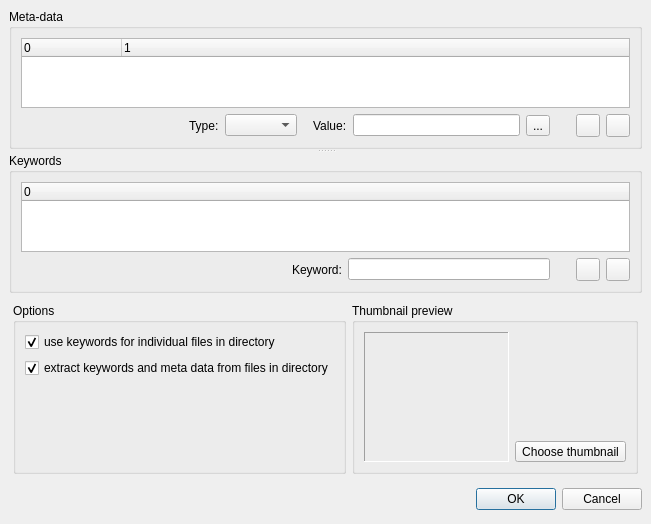
<ui version="4.0" >
 <class>dlgUpload</class>
 <widget class="QDialog" name="dlgUpload" >
  <property name="geometry" >
   <rect>
    <x>0</x>
    <y>0</y>
    <width>651</width>
    <height>519</height>
   </rect>
  </property>
  <property name="windowTitle" >
   <string>Edit file information</string>
  </property>
  <property name="windowIcon" >
   <iconset resource="../../../pixmaps/pixmaps.qrc" >:/pixmaps/document-properties.png</iconset>
  </property>
  <layout class="QVBoxLayout" >
   <property name="margin" >
    <number>9</number>
   </property>
   <property name="spacing" >
    <number>6</number>
   </property>
   <item>
    <widget class="QSplitter" name="splitter" >
     <property name="orientation" >
      <enum>Qt::Vertical</enum>
     </property>
     <widget class="QGroupBox" name="groupBox" >
      <property name="title" >
       <string>Meta-data</string>
      </property>
      <layout class="QVBoxLayout" >
       <property name="margin" >
        <number>9</number>
       </property>
       <property name="spacing" >
        <number>6</number>
       </property>
       <item>
        <widget class="QTreeWidget" name="treeMeta" >
         <property name="alternatingRowColors" >
          <bool>true</bool>
         </property>
         <property name="rootIsDecorated" >
          <bool>false</bool>
         </property>
         <property name="itemsExpandable" >
          <bool>false</bool>
         </property>
         <property name="columnCount" >
          <number>2</number>
         </property>
         <column>
          <property name="text" >
           <string>0</string>
          </property>
         </column>
         <column>
          <property name="text" >
           <string>1</string>
          </property>
         </column>
        </widget>
       </item>
       <item>
        <layout class="QHBoxLayout" >
         <property name="margin" >
          <number>0</number>
         </property>
         <property name="spacing" >
          <number>6</number>
         </property>
         <item>
          <spacer>
           <property name="orientation" >
            <enum>Qt::Horizontal</enum>
           </property>
           <property name="sizeHint" >
            <size>
             <width>70</width>
             <height>20</height>
            </size>
           </property>
          </spacer>
         </item>
         <item>
          <widget class="QLabel" name="label" >
           <property name="text" >
            <string>Type:</string>
           </property>
          </widget>
         </item>
         <item>
          <widget class="QComboBox" name="cmbType" />
         </item>
         <item>
          <spacer>
           <property name="orientation" >
            <enum>Qt::Horizontal</enum>
           </property>
           <property name="sizeType" >
            <enum>QSizePolicy::Fixed</enum>
           </property>
           <property name="sizeHint" >
            <size>
             <width>10</width>
             <height>20</height>
            </size>
           </property>
          </spacer>
         </item>
         <item>
          <widget class="QLabel" name="label_2" >
           <property name="text" >
            <string>Value:</string>
           </property>
          </widget>
         </item>
         <item>
          <widget class="QLineEdit" name="editValue" />
         </item>
         <item>
          <widget class="QToolButton" name="pbLongMetaVal" >
           <property name="text" >
            <string>...</string>
           </property>
          </widget>
         </item>
         <item>
          <spacer>
           <property name="orientation" >
            <enum>Qt::Horizontal</enum>
           </property>
           <property name="sizeType" >
            <enum>QSizePolicy::Fixed</enum>
           </property>
           <property name="sizeHint" >
            <size>
             <width>20</width>
             <height>20</height>
            </size>
           </property>
          </spacer>
         </item>
         <item>
          <widget class="QToolButton" name="pbAddMeta" >
           <property name="text" >
            <string/>
           </property>
           <property name="icon" >
            <iconset resource="../../../pixmaps/pixmaps.qrc" >:/pixmaps/list-add.png</iconset>
           </property>
          </widget>
         </item>
         <item>
          <widget class="QToolButton" name="pbRemoveMeta" >
           <property name="text" >
            <string/>
           </property>
           <property name="icon" >
            <iconset resource="../../../pixmaps/pixmaps.qrc" >:/pixmaps/list-remove.png</iconset>
           </property>
          </widget>
         </item>
        </layout>
       </item>
      </layout>
     </widget>
     <widget class="QGroupBox" name="groupBox_2" >
      <property name="title" >
       <string>Keywords</string>
      </property>
      <layout class="QVBoxLayout" >
       <property name="margin" >
        <number>9</number>
       </property>
       <property name="spacing" >
        <number>6</number>
       </property>
       <item>
        <widget class="QTreeWidget" name="treeKeywords" >
         <property name="alternatingRowColors" >
          <bool>true</bool>
         </property>
         <property name="rootIsDecorated" >
          <bool>false</bool>
         </property>
         <property name="itemsExpandable" >
          <bool>false</bool>
         </property>
         <property name="columnCount" >
          <number>1</number>
         </property>
         <column>
          <property name="text" >
           <string>0</string>
          </property>
         </column>
        </widget>
       </item>
       <item>
        <layout class="QHBoxLayout" >
         <property name="margin" >
          <number>0</number>
         </property>
         <property name="spacing" >
          <number>6</number>
         </property>
         <item>
          <spacer>
           <property name="orientation" >
            <enum>Qt::Horizontal</enum>
           </property>
           <property name="sizeHint" >
            <size>
             <width>40</width>
             <height>20</height>
            </size>
           </property>
          </spacer>
         </item>
         <item>
          <spacer>
           <property name="orientation" >
            <enum>Qt::Horizontal</enum>
           </property>
           <property name="sizeType" >
            <enum>QSizePolicy::Fixed</enum>
           </property>
           <property name="sizeHint" >
            <size>
             <width>68</width>
             <height>20</height>
            </size>
           </property>
          </spacer>
         </item>
         <item>
          <widget class="QLabel" name="label_3" >
           <property name="text" >
            <string>Keyword:</string>
           </property>
          </widget>
         </item>
         <item>
          <widget class="QLineEdit" name="editKeyword" />
         </item>
         <item>
          <spacer>
           <property name="orientation" >
            <enum>Qt::Horizontal</enum>
           </property>
           <property name="sizeType" >
            <enum>QSizePolicy::Fixed</enum>
           </property>
           <property name="sizeHint" >
            <size>
             <width>20</width>
             <height>20</height>
            </size>
           </property>
          </spacer>
         </item>
         <item>
          <widget class="QToolButton" name="pbAddKeyword" >
           <property name="text" >
            <string/>
           </property>
           <property name="icon" >
            <iconset resource="../../../pixmaps/pixmaps.qrc" >:/pixmaps/list-add.png</iconset>
           </property>
          </widget>
         </item>
         <item>
          <widget class="QToolButton" name="pbRemoveKeyword" >
           <property name="text" >
            <string/>
           </property>
           <property name="icon" >
            <iconset resource="../../../pixmaps/pixmaps.qrc" >:/pixmaps/list-remove.png</iconset>
           </property>
          </widget>
         </item>
        </layout>
       </item>
      </layout>
     </widget>
    </widget>
   </item>
   <item>
    <layout class="QHBoxLayout" >
     <property name="margin" >
      <number>4</number>
     </property>
     <property name="spacing" >
      <number>6</number>
     </property>
     <item>
      <widget class="QGroupBox" name="groupBox_4" >
       <property name="title" >
        <string>Options</string>
       </property>
       <layout class="QVBoxLayout" >
        <property name="margin" >
         <number>9</number>
        </property>
        <property name="spacing" >
         <number>6</number>
        </property>
        <item>
         <widget class="QCheckBox" name="cbUse" >
          <property name="enabled" >
           <bool>true</bool>
          </property>
          <property name="text" >
           <string>use keywords for individual files in directory</string>
          </property>
          <property name="checked" >
           <bool>true</bool>
          </property>
         </widget>
        </item>
        <item>
         <widget class="QCheckBox" name="cbExtract" >
          <property name="enabled" >
           <bool>true</bool>
          </property>
          <property name="text" >
           <string>extract keywords and meta data from files in directory</string>
          </property>
          <property name="checked" >
           <bool>true</bool>
          </property>
         </widget>
        </item>
        <item>
         <spacer>
          <property name="orientation" >
           <enum>Qt::Vertical</enum>
          </property>
          <property name="sizeHint" >
           <size>
            <width>20</width>
            <height>40</height>
           </size>
          </property>
         </spacer>
        </item>
       </layout>
      </widget>
     </item>
     <item>
      <widget class="QGroupBox" name="groupBox_3" >
       <property name="title" >
        <string>Thumbnail preview</string>
       </property>
       <layout class="QHBoxLayout" >
        <property name="margin" >
         <number>9</number>
        </property>
        <property name="spacing" >
         <number>6</number>
        </property>
        <item>
         <widget class="QLabel" name="preview" >
          <property name="sizePolicy" >
           <sizepolicy>
            <hsizetype>1</hsizetype>
            <vsizetype>1</vsizetype>
            <horstretch>0</horstretch>
            <verstretch>0</verstretch>
           </sizepolicy>
          </property>
          <property name="minimumSize" >
           <size>
            <width>130</width>
            <height>130</height>
           </size>
          </property>
          <property name="frameShape" >
           <enum>QFrame::Panel</enum>
          </property>
          <property name="frameShadow" >
           <enum>QFrame::Sunken</enum>
          </property>
          <property name="text" >
           <string/>
          </property>
         </widget>
        </item>
        <item>
         <layout class="QVBoxLayout" >
          <property name="margin" >
           <number>0</number>
          </property>
          <property name="spacing" >
           <number>6</number>
          </property>
          <item>
           <spacer>
            <property name="orientation" >
             <enum>Qt::Vertical</enum>
            </property>
            <property name="sizeHint" >
             <size>
              <width>20</width>
              <height>40</height>
             </size>
            </property>
           </spacer>
          </item>
          <item>
           <widget class="QToolButton" name="pbOpenThumb" >
            <property name="text" >
             <string>Choose thumbnail</string>
            </property>
            <property name="icon" >
             <iconset resource="../../../pixmaps/pixmaps.qrc" >:/pixmaps/choose-file.png</iconset>
            </property>
            <property name="iconSize" >
             <size>
              <width>20</width>
              <height>20</height>
             </size>
            </property>
            <property name="toolButtonStyle" >
             <enum>Qt::ToolButtonTextBesideIcon</enum>
            </property>
           </widget>
          </item>
         </layout>
        </item>
       </layout>
      </widget>
     </item>
    </layout>
   </item>
   <item>
    <spacer>
     <property name="orientation" >
      <enum>Qt::Vertical</enum>
     </property>
     <property name="sizeHint" >
      <size>
       <width>542</width>
       <height>16</height>
      </size>
     </property>
    </spacer>
   </item>
   <item>
    <layout class="QHBoxLayout" >
     <property name="margin" >
      <number>0</number>
     </property>
     <property name="spacing" >
      <number>6</number>
     </property>
     <item>
      <spacer>
       <property name="orientation" >
        <enum>Qt::Horizontal</enum>
       </property>
       <property name="sizeHint" >
        <size>
         <width>131</width>
         <height>31</height>
        </size>
       </property>
      </spacer>
     </item>
     <item>
      <widget class="QPushButton" name="okButton" >
       <property name="text" >
        <string>OK</string>
       </property>
      </widget>
     </item>
     <item>
      <widget class="QPushButton" name="cancelButton" >
       <property name="text" >
        <string>Cancel</string>
       </property>
      </widget>
     </item>
    </layout>
   </item>
  </layout>
 </widget>
 <resources>
  <include location="../../../pixmaps/pixmaps.qrc" />
 </resources>
 <connections>
  <connection>
   <sender>okButton</sender>
   <signal>clicked()</signal>
   <receiver>dlgUpload</receiver>
   <slot>accept()</slot>
   <hints>
    <hint type="sourcelabel" >
     <x>278</x>
     <y>253</y>
    </hint>
    <hint type="destinationlabel" >
     <x>96</x>
     <y>254</y>
    </hint>
   </hints>
  </connection>
  <connection>
   <sender>cancelButton</sender>
   <signal>clicked()</signal>
   <receiver>dlgUpload</receiver>
   <slot>reject()</slot>
   <hints>
    <hint type="sourcelabel" >
     <x>369</x>
     <y>253</y>
    </hint>
    <hint type="destinationlabel" >
     <x>179</x>
     <y>282</y>
    </hint>
   </hints>
  </connection>
 </connections>
</ui>
